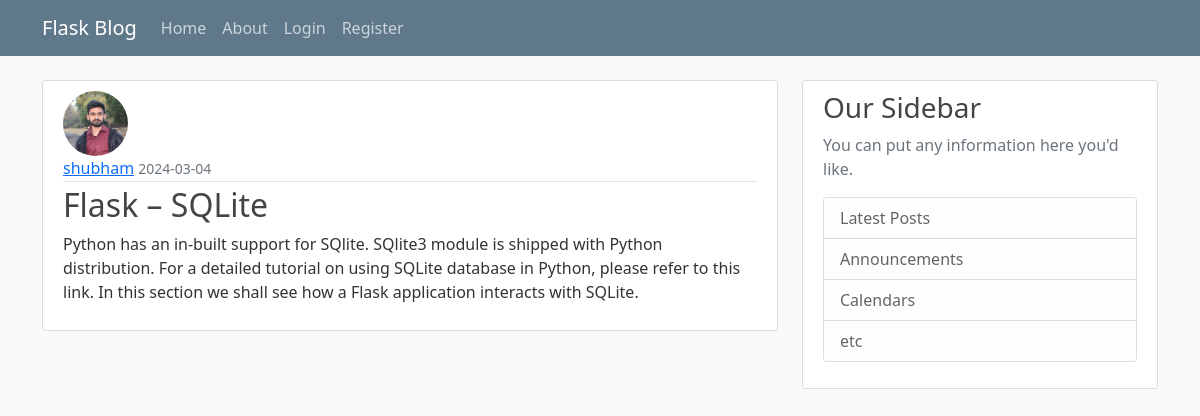
The page /post/12 on the database its author committed.
### flask_blog/models.py (models this page shows, shortened)
class User(db.Model, UserMixin):
    id = db.Column(db.Integer, primary_key = True)
    username = db.Column(db.String(20), unique=True, nullable=False)
    email = db.Column(db.String(120), unique=True, nullable=False)
    image_file = db.Column(db.String(20), nullable=False, default='default.jpg')
    password = db.Column(db.String(60), nullable=False)
    posts = db.relationship('Post', backref='author', lazy=True)

class Post(db.Model):
    id = db.Column(db.Integer, primary_key = True)
    title = db.Column(db.String(120), nullable = False)
    date_posted = db.Column(db.DateTime, nullable = False, default=datetime.utcnow)
    content = db.Column(db.Text, nullable=False)
    user_id = db.Column(db.Integer, db.ForeignKey('user.id'), nullable = False)

### flask_blog/routes.py (the view)
@app.route('/post/<int:post_id>')
def post(post_id):
    post = Post.query.get_or_404(post_id)
    return render_template('post.html', title=post.title, post=post)

### flask_blog/templates/post.html (shortened to what this page needs)
{% extends "layout.html" %}
{% block start %}
    <article class="media content-section">
      <img class="rounded-circle article-img" src="{{ url_for('static',filename='profile_pics/'+post.author.image_file) }}">
        <div class="media-body">
          <div class="article-metadata">
            <a class="mr-2" href="{{url_for('user_posts', username=post.author.username)}}">{{ post.author.username }}</a>
            <small class="text-muted">{{ post.date_posted.strftime('%Y-%m-%d') }}</small>
          </div>
          <h2 class="article-title">{{ post.title }}</h2>
          <p class="article-content">{{ post.content }}</p>
        </div>
      </article>
{% endblock %}

### flask_blog/static/main.css (style rules this page uses)
body { background: #fafafa; color: #333333; margin-top: 5rem; }
h1, h2, h3, h4, h5, h6 { color: #444444; }
.content-section { background: #ffffff; padding: 10px 20px; border: 1px solid #dddddd; border-radius: 3px; margin-bottom: 20px; }
.article-title { color: #444444; }
.article-content { white-space: pre-line; }
.article-img { height: 65px; width: 65px; margin-right: 16px; }
.article-metadata { padding-bottom: 1px; margin-bottom: 4px; border-bottom: 1px solid #e3e3e3 }

### rows shown on the page
User: image_file (picture), author.username "shubham"
Post: date_posted "2024-03-04", title "Flask – SQLite", content "Python has an in-built support for SQlite. SQlite3 module is shipped with Python distribution. For a detailed tutorial on using SQLite database in Python, please refer to this link. In this section we shall see how a Flask application interacts with SQLite."
